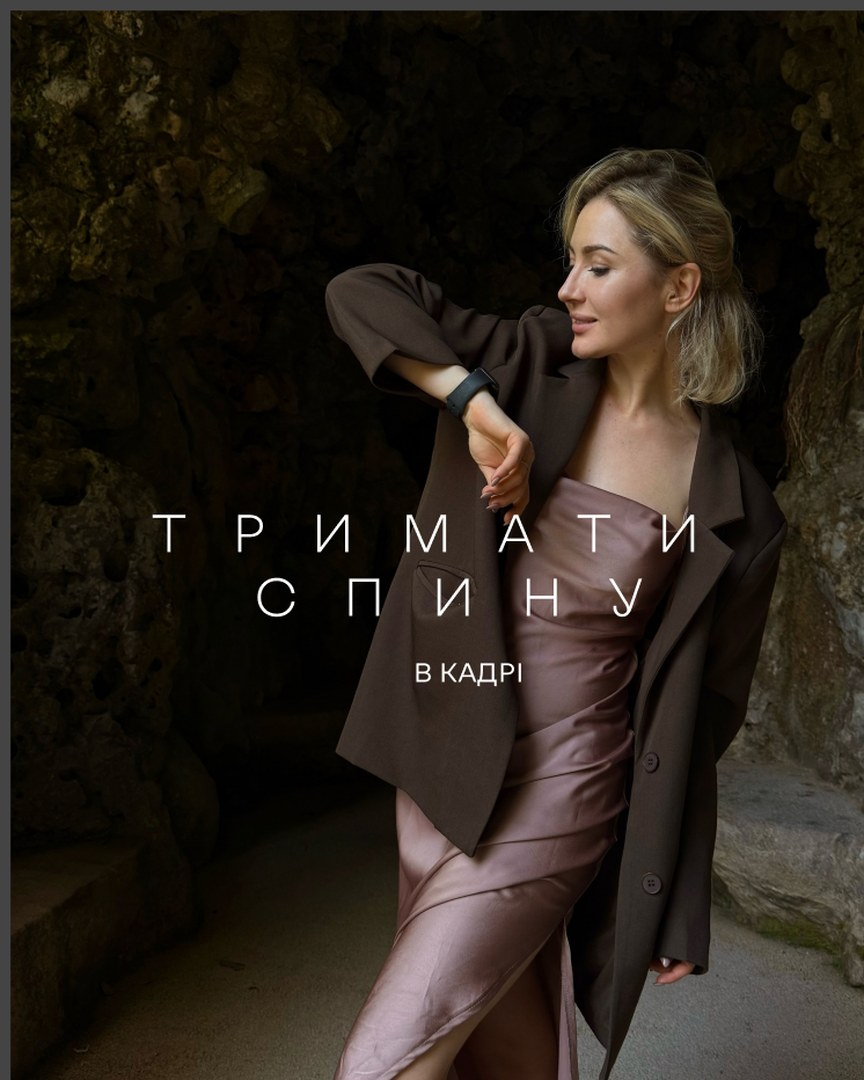
#> input picture previews/t1_s01.jpg, 864 x 1080 px
$ python make_grids.py
#> lines starting #> are read from the running program, lines starting #| are printed output that depends on the picture
#> (reads templates.json from the repository)
# -*- coding: utf-8 -*-
"""Збирає превʼю у вигляді Instagram-сітки з номерами: previews/grid_covers.jpg та grid_t<N>.jpg"""
import os, glob, json
from PIL import Image, ImageDraw, ImageFont
HERE = os.path.dirname(os.path.abspath(__file__)); PREV = os.path.join(HERE, "previews")
FONT = os.path.join(HERE, "generator", "assets", "fonts", "KyivTypeSans-Bold.ttf")
CELL_W, CELL_H, GAP, COLS = 360, 450, 6, 3

def badge(draw, x, y, text, size=44):
    f = ImageFont.truetype(FONT, size); tw = draw.textlength(text, font=f); pad = 18
    w, h = int(tw + pad * 2), size + pad
    draw.rounded_rectangle([x, y, x + w, y + h], radius=h // 2, fill=(235, 66, 59))
    draw.text((x + pad, y + pad // 2 - 2), text, font=f, fill="white")

def grid(paths, labels, out, top_label=None):
#> called with out = 'previews/grid_covers.jpg'
    rows = -(-len(paths) // COLS)
    W = COLS * CELL_W + (COLS - 1) * GAP; H = rows * CELL_H + (rows - 1) * GAP
    im = Image.new("RGB", (W, H), (18, 18, 18)); d = ImageDraw.Draw(im)
#> after `im = Image.new('RGB', (W, H), (18, 18, 18))`: im: PIL image 1092x1362 RGB; every value is 18
    for i, p in enumerate(paths):
        c, r = i % COLS, i // COLS; x, y = c * (CELL_W + GAP), r * (CELL_H + GAP)
        th = Image.open(p).convert("RGB").resize((CELL_W, CELL_H), Image.LANCZOS); im.paste(th, (x, y))
#> after `im.paste(th, (x, y))`:
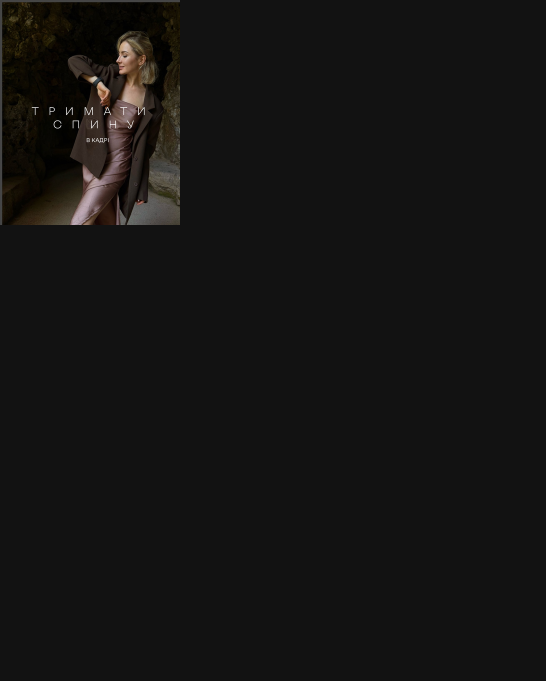
#> im: PIL image 1092x1362 RGB (shown at 1/2 size); mean R, G, B 20.5, 19.7, 18.9
        badge(d, x + 14, y + 14, labels[i])
    im.save(out, quality=88); return out

if __name__ == "__main__":
    T = json.load(open(os.path.join(HERE, "templates.json"), encoding="utf-8"))
#> (the run stopped early here; a loop or call above may not have finished)
